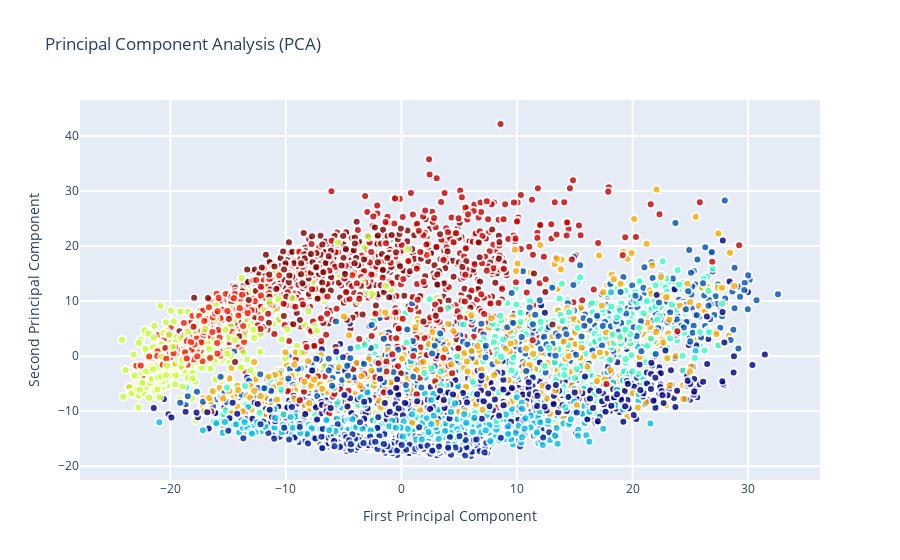

Source (notebook cell):
### Markdown cell above
#### Visualize the PCA

### Code cell
trace0 = go.Scatter(
    x = X_5d[:,0],
    y = X_5d[:,1],
#     name = Target,
#     hoveron = Target,
    mode = 'markers',
    text = Target,
    showlegend = False,
    marker = dict(
        size = 8,
        color = Target,
        colorscale ='Jet',
        showscale = False,
        line = dict(
            width = 2,
            color = 'rgb(255, 255, 255)'
        ),
        opacity = 0.8
    )
)
data = [trace0]

layout = go.Layout(
    title= 'Principal Component Analysis (PCA)',
    hovermode= 'closest',
    xaxis= dict(
         title= 'First Principal Component',
        ticklen= 5,
        zeroline= False,
        gridwidth= 2,
    ),
    yaxis=dict(
        title= 'Second Principal Component',
        ticklen= 5,
        gridwidth= 2,
    ),
    showlegend= True
)


fig = dict(data=data, layout=layout)
py.iplot(fig, filename='styled-scatter')

### Figure 1 — Plotly figure (JSON) as saved in the notebook; plotly's stock layout.template omitted (floating-point values rounded to 4 significant figures; data arrays with more than 128 entries replaced by an {"elided": "..."} marker saying what was removed)
{"data": [{"marker": {"color": {"elided": "6000 int values"}, "colorscale": [[0, "rgb(0,0,131)"], [0.2, "rgb(0,60,170)"], [0.4, "rgb(5,255,255)"], [0.6, "rgb(255,255,0)"], [0.8, "rgb(250,0,0)"], [1, "rgb(128,0,0)"]], "line": {"color": "rgb(255, 255, 255)", "width": 2}, "opacity": 0.8, "showscale": false, "size": 8}, "mode": "markers", "showlegend": false, "text": {"elided": "6000 int values"}, "type": "scatter", "x": {"elided": "6000 float values"}, "y": {"elided": "6000 float values"}}], "layout": {"hovermode": "closest", "showlegend": true, "title": {"text": "Principal Component Analysis (PCA)"}, "xaxis": {"gridwidth": 2, "ticklen": 5, "title": {"text": "First Principal Component"}, "zeroline": false}, "yaxis": {"gridwidth": 2, "ticklen": 5, "title": {"text": "Second Principal Component"}}}}
